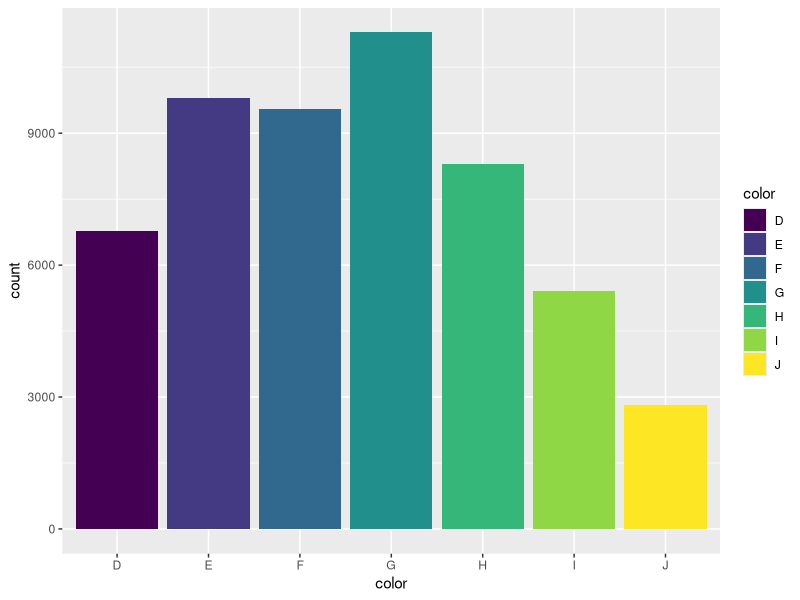
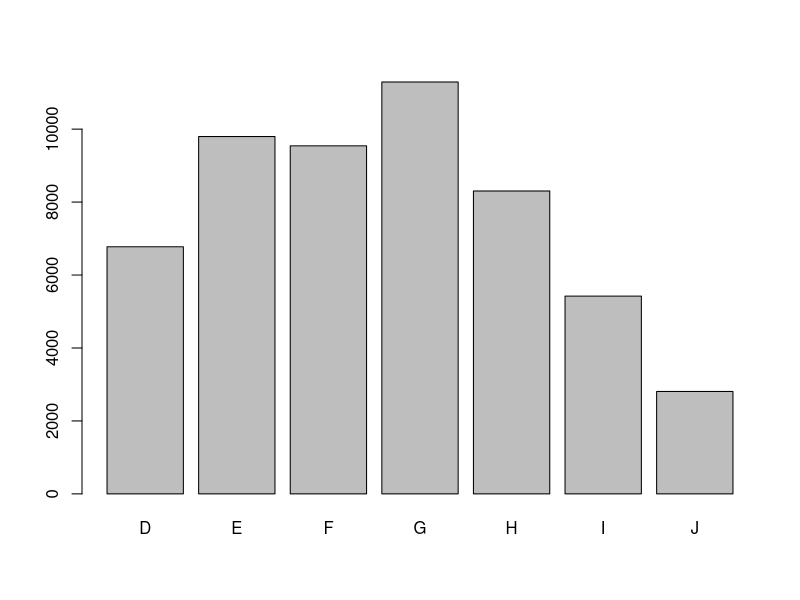
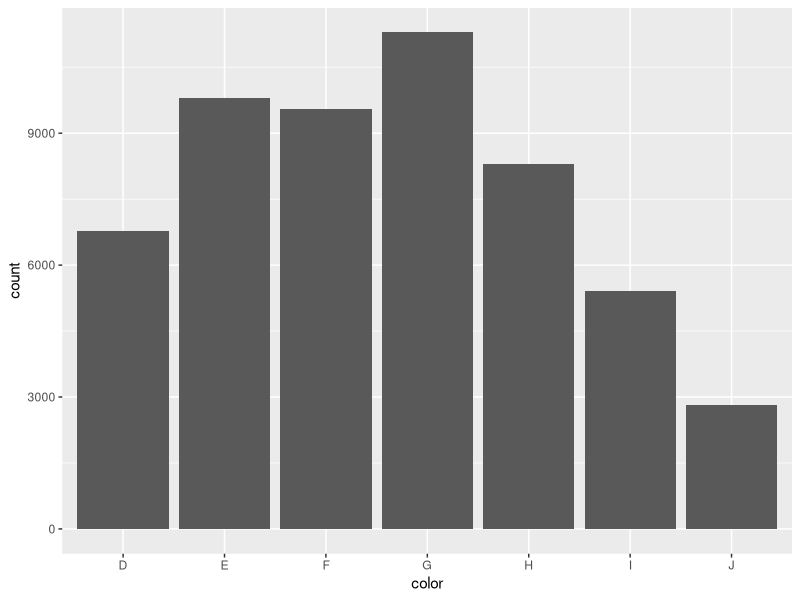
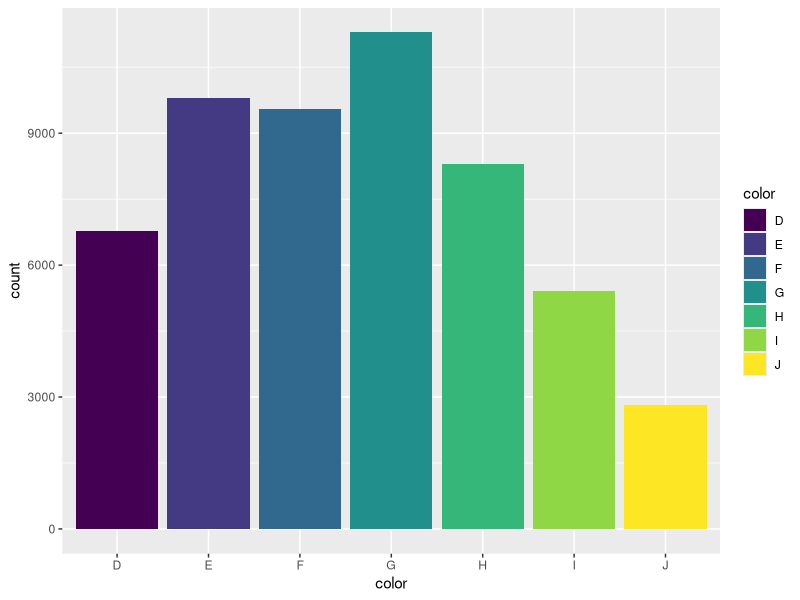

R code for these plots, in order:
library(ggplot2)
getwd()
setwd('~/R_images')

png('diamonds_color.png')
plot(diamonds$color)
dev.off()

png('diamonds_color2.png')
ggplot(diamonds, aes(x=color)) + geom_bar()
dev.off()

ggplot(diamonds, aes(x=color, fill=color)) + geom_bar()
ggsave('diamonds_color3.png')